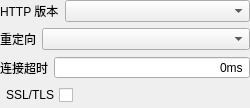
<?xml version="1.0" encoding="UTF-8"?>
<ui version="4.0">
 <class>SettingForm</class>
 <widget class="QWidget" name="SettingForm">
  <property name="geometry">
   <rect>
    <x>0</x>
    <y>0</y>
    <width>250</width>
    <height>108</height>
   </rect>
  </property>
  <property name="windowTitle">
   <string>Form</string>
  </property>
  <layout class="QVBoxLayout" name="verticalLayout">
   <property name="sizeConstraint">
    <enum>QLayout::SizeConstraint::SetMinimumSize</enum>
   </property>
   <property name="leftMargin">
    <number>0</number>
   </property>
   <property name="topMargin">
    <number>0</number>
   </property>
   <property name="rightMargin">
    <number>0</number>
   </property>
   <property name="bottomMargin">
    <number>0</number>
   </property>
   <item>
    <layout class="QHBoxLayout" name="horizontalLayout">
     <item>
      <widget class="QLabel" name="label">
       <property name="sizePolicy">
        <sizepolicy hsizetype="Fixed" vsizetype="Preferred">
         <horstretch>0</horstretch>
         <verstretch>0</verstretch>
        </sizepolicy>
       </property>
       <property name="text">
        <string>HTTP 版本</string>
       </property>
      </widget>
     </item>
     <item>
      <widget class="QComboBox" name="versionCombo"/>
     </item>
    </layout>
   </item>
   <item>
    <layout class="QHBoxLayout" name="horizontalLayout_2">
     <item>
      <widget class="QLabel" name="label_2">
       <property name="sizePolicy">
        <sizepolicy hsizetype="Fixed" vsizetype="Preferred">
         <horstretch>0</horstretch>
         <verstretch>0</verstretch>
        </sizepolicy>
       </property>
       <property name="text">
        <string>重定向</string>
       </property>
      </widget>
     </item>
     <item>
      <widget class="QComboBox" name="redirectCombo"/>
     </item>
    </layout>
   </item>
   <item>
    <layout class="QHBoxLayout" name="horizontalLayout_3">
     <item>
      <widget class="QLabel" name="label_3">
       <property name="sizePolicy">
        <sizepolicy hsizetype="Fixed" vsizetype="Preferred">
         <horstretch>0</horstretch>
         <verstretch>0</verstretch>
        </sizepolicy>
       </property>
       <property name="text">
        <string>连接超时</string>
       </property>
      </widget>
     </item>
     <item>
      <widget class="QSpinBox" name="timeoutSpin">
       <property name="sizePolicy">
        <sizepolicy hsizetype="Preferred" vsizetype="Fixed">
         <horstretch>0</horstretch>
         <verstretch>0</verstretch>
        </sizepolicy>
       </property>
       <property name="alignment">
        <set>Qt::AlignmentFlag::AlignRight|Qt::AlignmentFlag::AlignTrailing|Qt::AlignmentFlag::AlignVCenter</set>
       </property>
       <property name="buttonSymbols">
        <enum>QAbstractSpinBox::ButtonSymbols::NoButtons</enum>
       </property>
       <property name="suffix">
        <string>ms</string>
       </property>
       <property name="maximum">
        <number>99999999</number>
       </property>
      </widget>
     </item>
    </layout>
   </item>
   <item>
    <layout class="QHBoxLayout" name="horizontalLayout_4">
     <item>
      <widget class="QCheckBox" name="sslCheck">
       <property name="layoutDirection">
        <enum>Qt::LayoutDirection::RightToLeft</enum>
       </property>
       <property name="autoFillBackground">
        <bool>false</bool>
       </property>
       <property name="text">
        <string>SSL/TLS</string>
       </property>
       <property name="checked">
        <bool>false</bool>
       </property>
       <property name="tristate">
        <bool>false</bool>
       </property>
      </widget>
     </item>
     <item>
      <spacer name="horizontalSpacer">
       <property name="orientation">
        <enum>Qt::Orientation::Horizontal</enum>
       </property>
       <property name="sizeHint" stdset="0">
        <size>
         <width>40</width>
         <height>20</height>
        </size>
       </property>
      </spacer>
     </item>
    </layout>
   </item>
  </layout>
 </widget>
 <resources/>
 <connections/>
</ui>
